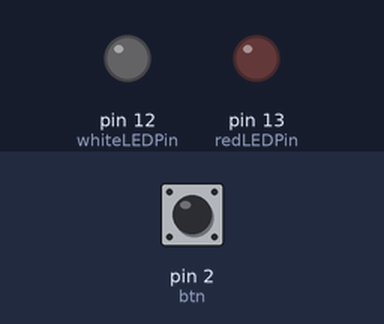
This sketch was run on a simulated Arduino Uno, built with avr-gcc and run on an emulated ATmega328P. Shown: output pins drawn as LEDs (lit = HIGH). Dashed ring = blinking. The inputs (shaded band) are chosen by the test bench; at power-on: pin 2 (btn) HIGH.

Above: at 1.2 s.
1.3 s: pin 2 (btn) pulled LOW for 1 s
At 1.7 s:
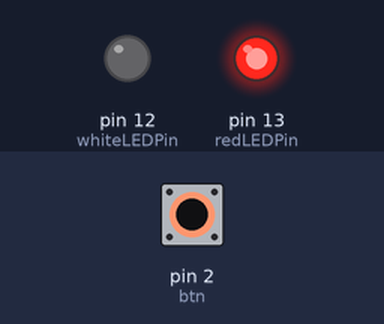
3.8 s: pin 2 (btn) pulled LOW for 3.2 s
At 5.2 s:
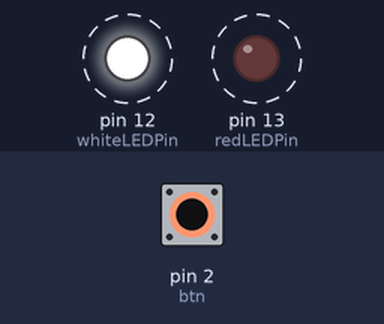
Timing chart, 0 to 8.3 s (numbered marks = the images above; inputs shaded):
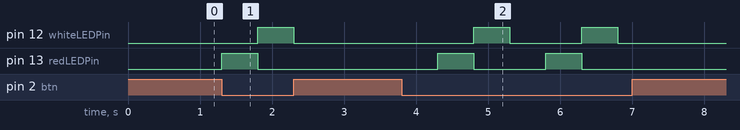

Measured:
- after the input at 1.3 s, pin 12 (whiteLEDPin): LOW → HIGH after 0.50 s, → LOW 0.50 s later; pin 13 (redLEDPin): LOW → HIGH at once, → LOW 0.50 s later
- after the input at 3.8 s, pin 12 (whiteLEDPin): alternates HIGH for 0.50 s and LOW for 1.0 s, 4 changes in all, then stays LOW, starting after 1.0 s; pin 13 (redLEDPin): alternates HIGH for 0.50 s and LOW for 1.0 s, 4 changes in all, then stays LOW, starting after 0.50 s

The sketch:

switch.ino
```cpp
#include "Button.h"

int redLEDPin = 13;
int whiteLEDPin = 12;
int greenLEDPin = 11;
Button btn = Button(2);
int delayTime = 500;

bool isFlickering = false; //tracks if LEDs should flicker
int toggleState = 0; //tracks which LED is on (0 = red, 1 = white, 2 = green)

void setup() {
  // put your setup code here, to run once:
  pinMode(redLEDPin, OUTPUT);
  pinMode(whiteLEDPin, OUTPUT);
  digitalWrite(redLEDPin, LOW);
  digitalWrite(whiteLEDPin, LOW);
  digitalWrite(greenLEDPin, LOW);
}

void loop() {
  // put your main code here, to run repeatedly:
  if (btn.pressed()) {
    isFlickering = true;
  }

  if (btn.released()) {
    isFlickering = false;
    digitalWrite(redLEDPin, LOW);
    digitalWrite(whiteLEDPin, LOW);
    digitalWrite(greenLEDPin, LOW);
  }

  if (isFlickering) {
    if (toggleState == 0) {
      digitalWrite(redLEDPin, HIGH);
      digitalWrite(whiteLEDPin, LOW);
      digitalWrite(greenLEDPin, LOW);
    }
    if (toggleState == 1) {
      digitalWrite(redLEDPin, LOW);
      digitalWrite(whiteLEDPin, HIGH);
      digitalWrite(greenLEDPin, LOW);
    }
    if (toggleState == 2) {
      digitalWrite(redLEDPin, LOW);
      digitalWrite(whiteLEDPin, LOW);
      digitalWrite(greenLEDPin, HIGH);
    }
    toggleState = (toggleState+1)%3;
    delay(delayTime);
  }
}
```
